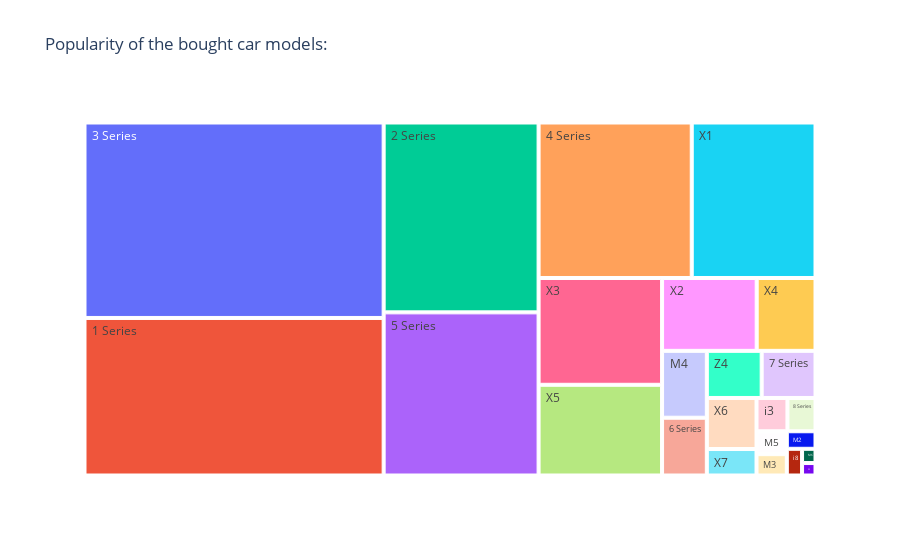

Write notebook code for a chart like this one.
### Code cell
model_count=data
ax2= px.treemap(model_count,path=["model"],title="Popularity of the bought car models:")
ax2.show()

### Figure 1 — Plotly figure (JSON) as saved in the notebook; plotly's stock layout.template omitted (floating-point values rounded to 4 significant figures)
{"data": [{"branchvalues": "total", "domain": {"x": [0, 1], "y": [0, 1]}, "hovertemplate": "labels=%{label}<br>count=%{value}<br>parent=%{parent}<br>id=%{id}<extra></extra>", "ids": [" 1 Series", " 2 Series", " 3 Series", " 4 Series", " 5 Series", " 6 Series", " 7 Series", " 8 Series", " M2", " M3", " M4", " M5", " M6", " X1", " X2", " X3", " X4", " X5", " X6", " X7", " Z3", " Z4", " i3", " i8"], "labels": [" 1 Series", " 2 Series", " 3 Series", " 4 Series", " 5 Series", " 6 Series", " 7 Series", " 8 Series", " M2", " M3", " M4", " M5", " M6", " X1", " X2", " X3", " X4", " X5", " X6", " X7", " Z3", " Z4", " i3", " i8"], "name": "", "parents": ["", "", "", "", "", "", "", "", "", "", "", "", "", "", "", "", "", "", "", "", "", "", "", ""], "type": "treemap", "values": [1969, 1229, 2443, 995, 1056, 108, 106, 39, 21, 27, 125, 29, 8, 804, 288, 551, 179, 468, 106, 55, 7, 108, 43, 17]}], "layout": {"autosize": true, "legend": {"tracegroupgap": 0}, "title": {"text": "Popularity of the bought car models:"}}}
